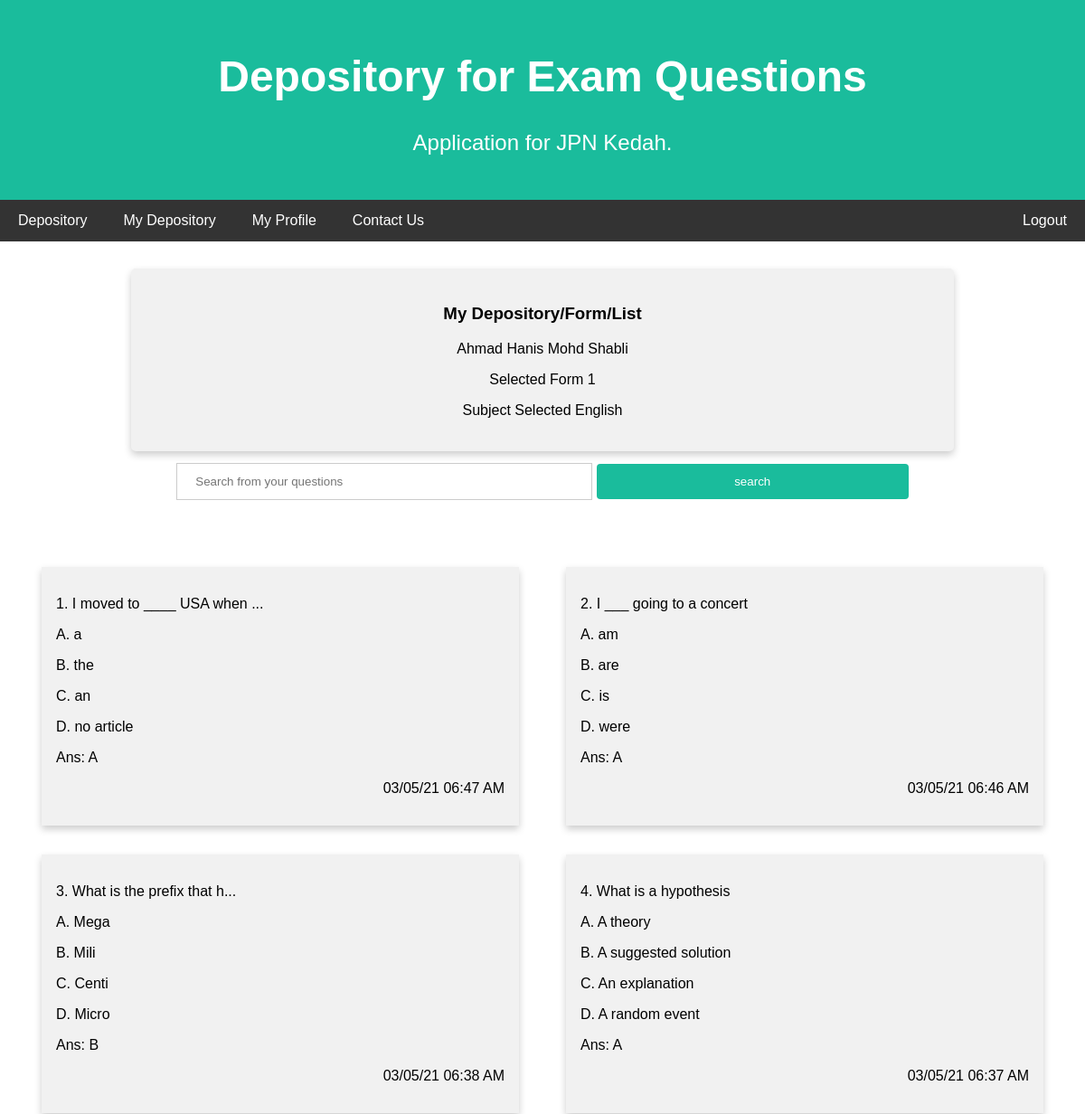
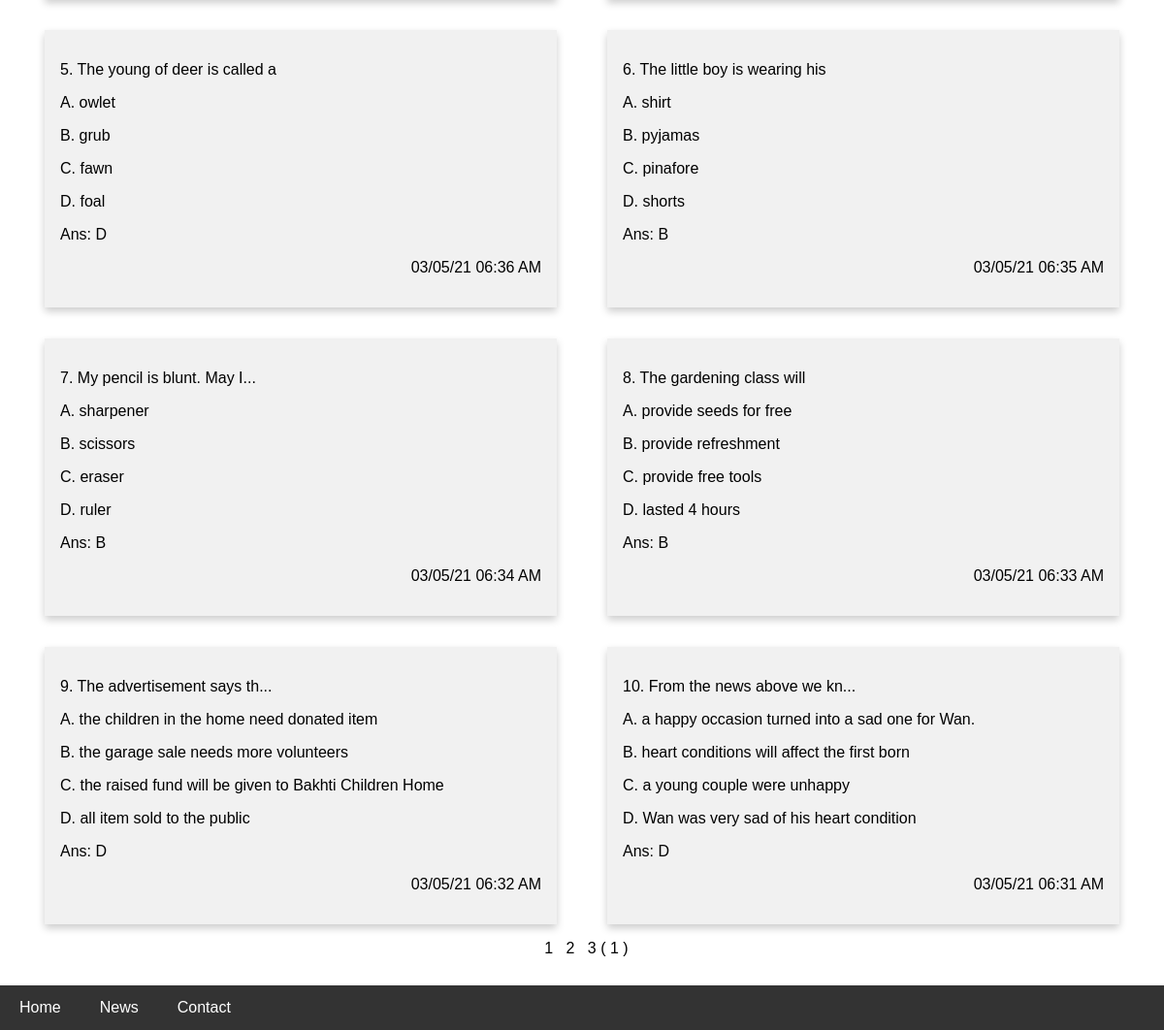
The app's page /php/questionslist.php?yearform=Form 1&subject=English&pageno=1 (signed in) with its own data (2 pictures, top to bottom).
### tables this page shows
CREATE TABLE `tbl_questions` (
  `q_id` int(6) NOT NULL,
  `form` varchar(6) NOT NULL,
  `subject_name` varchar(30) NOT NULL,
  `user_email` varchar(60) NOT NULL,
  `question` varchar(500) NOT NULL,
  `ans_a` varchar(200) NOT NULL,
  `ans_b` varchar(200) NOT NULL,
  `ans_c` varchar(200) NOT NULL,
  `ans_d` varchar(200) NOT NULL,
  `ans` varchar(1) NOT NULL,
  `date_created` datetime(6) NOT NULL DEFAULT current_timestamp(6)
);

### php/questionslist.php (the view, shortened to what this page needs)
<?php
include_once("dbconnect.php");
if ($_SESSION["session_id"]) {
    $name = $_SESSION["name"];
    $yearform = $_GET['yearform'];
    $subject = $_GET['subject'];
    $pageno = (int)$_GET['pageno'];
    $results_per_page = 10;
    $page_first_result = ($pageno - 1) * $results_per_page;
    if (isset($_GET['button'])) {
        $searchkey = addslashes($_GET['search']);
        $sqllistquestions = "SELECT * FROM tbl_questions WHERE form = '$yearform' AND subject_name = '$subject' AND question LIKE '%$searchkey%' ORDER BY date_created DESC";
    } else {
        $sqllistquestions = "SELECT * FROM tbl_questions WHERE form = '$yearform' AND subject_name = '$subject' ORDER BY date_created DESC";
    }
    $stmt = $conn->prepare($sqllistquestions);
    $stmt->execute();
    $rows = $stmt->fetchAll();
    $number_of_result = $stmt->rowCount();
    $number_of_page = ceil($number_of_result / $results_per_page);
    $sqllistquestionswithlimit = $sqllistquestions . " LIMIT $page_first_result , $results_per_page";
    $stmt = $conn->prepare($sqllistquestionswithlimit);
    $stmt->execute();
    $rows = $stmt->fetchAll();
} else {
    echo "<script> alert('Session not available. Please login')</script>";
    echo "<script> window.location.replace('../html/login.html')</script>";
}
function limitStr($str)
{
    if (strlen($str) > 30) {
        return $str = substr($str, 0, 25) . '...';
    } else {
        return $str;
    }
}
?>
<!DOCTYPE html>
<html>
<head>
    <link rel="stylesheet" href="../css/style.css">
    <link rel="stylesheet" href="https://cdnjs.cloudflare.com/ajax/libs/font-awesome/4.7.0/css/font-awesome.min.css">
</head>
<body>
    <div class="header">
        <h1>Depository for Exam Questions</h1>
        <p>Application for JPN Kedah.</p>
    </div>
    <div class="topnavbar" id="myTopnav">
        <a href="depository.php">Depository</a>
        <a href="mydepository.php">My Depository</a>
        <a href="#">My Profile</a>
        <a href="#">Contact Us</a>
        <a href="../html/login.html" onclick="logout()" class="right">Logout</a>
    </div>
    <div class="main">
        <div class="row-single">
            <div class="card-header" type="submit">
                <h3>My Depository/Form/List</h3>
                <p><?php echo $name ?></p>
                <?php
                echo "<p> Selected " . $yearform . "</p>";
                ?>
                <?php
                echo "<p>Subject Selected " . $subject . "</p>";
                ?>
            </div>
        </div>
        <form action="questionslist.php" align="center">
            <input type="search" id="idsearch" name="search" placeholder="Search from your questions" />
            <button type="submit" name="button" value="search">search</button>
        </form>
    </div>
    <div class="main" style="overflow-x:auto">
        <?php
        $num = 1;
        echo "<div class='row-question'>";
        foreach ($rows as $question) {
            echo "<div class='column-question'>";
            echo " <div class='card-question'>";
            echo "<p align='left'>" . $num++ . ". " . limitStr($question['question']) . "</p>";
            echo "<p align='left'>A.  " . ($question['ans_a']) . "</p>";
            echo "<p align='left'>B.  " . ($question['ans_b']) . "</p>";
            echo "<p align='left'>C.  " . ($question['ans_c']) . "</p>";
            echo "<p align='left'>D.  " . ($question['ans_d']) . "</p>";
            echo "<p align='left'>Ans:  " . ($question['ans']) . "</p>";
            echo "<p align='right'>" . date_format(date_create($question['date_created']), 'd/m/y H:i A') . "</p>";
            echo "</div>";
            echo "</div>";
        }
        echo "</div>";
        echo "<div class='row-pages'>";
        echo "<center>";
        for ($page = 1; $page <= $number_of_page; $page++) {
            echo '<a href = "questionslist.php?pageno=' . $page . '&yearform=' . $yearform . '&subject=' . $subject . '">&nbsp&nbsp' . $page . ' </a>';
        }
        echo " ( " . $pageno . " )";
        echo "</center>";
        echo "</div>";
        ?>
    </div>
    <div class="bottomnavbar">
        <a href="../index.html">Home</a>
        <a href="#news">News</a>
        <a href="#contact">Contact</a>
    </div>
</body>
</html>

### css/style.css (style rules this page uses)
* { box-sizing: border-box; }
body { font-family: Arial, Helvetica, sans-serif; margin-top: 0; margin-left: 0; margin-right: 0; margin-bottom: 50px; align-items: center; }
.header { padding: 25px; text-align: center; background: #1abc9c; color: white; }
.topnavbar { overflow: hidden; background-color: #333; width: 100%; }
.topnavbar a { float: left; display: block; color: white; text-align: center; padding: 14px 20px; text-decoration: none; }
.topnavbar a.right { float: right; }
.bottomnavbar { overflow: hidden; background-color: #333; width: 100%; position: fixed; bottom: 0; width: 100%; }
.bottomnavbar a { float: left; display: block; color: white; text-align: center; padding: 14px 20px; text-decoration: none; }
.main { -ms-flex: 100%; flex: 100%; background-color: rgb(255, 255, 255); padding: 25px; text-align: center; }
.column-question { float: left; width: 50%; padding: 0 10px; }
.row-question { margin: 0 -5px; }
.row-question:after { content: ""; display: table; clear: both; }
.card-question { box-shadow: 0 4px 8px 0 rgba(0, 0, 0, 0.2); padding: 16px; text-align: center; background-color: #f1f1f1; margin: 16px; }
a { text-decoration: none; color: black; }
@media screen and (min-width: 601px) { .header h1 { font-size: 4vw; } }
@media screen and (min-width: 601px) { .header p { font-size: 2vw; } }
@media screen and (min-width: 601px) { .main { padding: 20px; width: 100%; } }
@media screen and (min-width: 601px) { input[type=search] { width: 40%; } }
@media screen and (min-width: 601px) { button[type=submit] { width: 30%; } }
@media screen and (min-width: 601px) { .row-single { width: 80%; } }
@media screen and (min-width: 601px) { .main { -ms-flex: 100%; flex: 100%; background-color: rgb(255, 255, 255); padding: 25px; text-align: center; } }
button[type=submit] { background-color: #1abc9c; color: white; padding: 12px 20px; border: none; border-radius: 4px; cursor: pointer; }
input[type=search] { padding: 12px 20px; margin: 8px 0; display: inline-block; border: 1px solid #ccc; box-sizing: border-box; }
.row-single:after { content: ""; display: table; clear: both; }
.row-single { padding: 5px; text-align: center; display: inline-block; }
.card-header { box-shadow: 0 4px 8px 0 rgba(0, 0, 0, 0.2); padding: 20px; text-align: center; background-color: #f1f1f1; transition: 0.3s; border-radius: 5px; }

### records on screen
tbl_questions: question "I moved to ____ USA when ...", ans_a "a", ans_b "the", ans_c "an", ans_d "no article", ans "A", date_created "03/05/21 06:47 AM"
tbl_questions: question "I ___ going to a concert", ans_a "am", ans_b "are", ans_c "is", ans_d "were", ans "A", date_created "03/05/21 06:46 AM"
tbl_questions: question "What is the prefix that h...", ans_a "Mega", ans_b "Mili", ans_c "Centi", ans_d "Micro", ans "B", date_created "03/05/21 06:38 AM"
tbl_questions: question "What is a hypothesis", ans_a "A theory", ans_b "A suggested solution", ans_c "An explanation", ans_d "A random event", ans "A", date_created "03/05/21 06:37 AM"
tbl_questions: question "The young of deer is called a", ans_a "owlet", ans_b "grub", ans_c "fawn", ans_d "foal", ans "D", date_created "03/05/21 06:36 AM"
tbl_questions: question "The little boy is wearing his", ans_a "shirt", ans_b "pyjamas", ans_c "pinafore", ans_d "shorts", ans "B", date_created "03/05/21 06:35 AM"
tbl_questions: question "My pencil is blunt. May I...", ans_a "sharpener", ans_b "scissors", ans_c "eraser", ans_d "ruler", ans "B", date_created "03/05/21 06:34 AM"
tbl_questions: question "The gardening class will", ans_a "provide seeds for free", ans_b "provide refreshment", ans_c "provide free tools", ans_d "lasted 4 hours", ans "B", date_created "03/05/21 06:33 AM"
tbl_questions: question "The advertisement says th...", ans_a "the children in the home need donated item", ans_b "the garage sale needs more volunteers", ans_c "the raised fund will be given to Bakhti Children Home", ans_d "all item sold to the public", ans "D", date_created "03/05/21 06:32 AM"
tbl_questions: question "From the news above we kn...", ans_a "a happy occasion turned into a sad one for Wan.", ans_b "heart conditions will affect the first born", ans_c "a young couple were unhappy", ans_d "Wan was very sad of his heart condition", ans "D", date_created "03/05/21 06:31 AM"

### other values on screen
$name "Ahmad Hanis Mohd Shabli"
$yearform "Form 1"
$subject "English"
$pageno "1"
